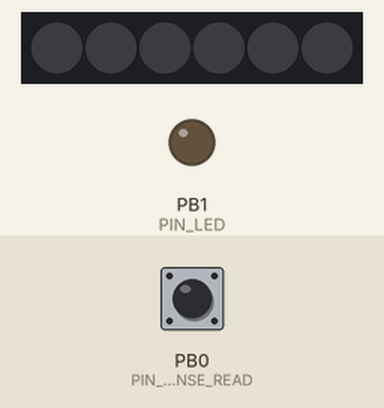
Recording of a sketch running on a simulated ATtiny85, built with avr-gcc and run on an emulated ATtiny85. Parts: 6 RGB LEDs in strip order, left to right, output pins drawn as LEDs (lit = HIGH). Dashed ring = blinking. The test bench sets the inputs (shaded band); at power-on: PB0 (PIN_SENSE_READ) HIGH. Dim RGB values are drawn brighter than linear; random numbers use the default seed unless the sketch sets one.

Above: at 1.7 s.
1.8 s: PB0 (PIN_SENSE_READ) driven LOW
At 4.7 s:
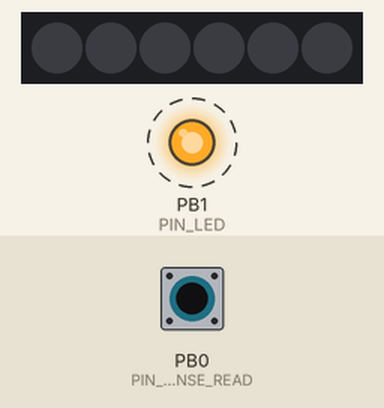
4.8 s: PB0 (PIN_SENSE_READ) driven HIGH
At 5.24 s:
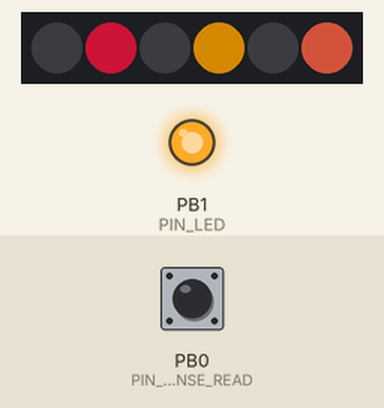
7.1 s: PB0 (PIN_SENSE_READ) driven LOW
At 7.48 s:
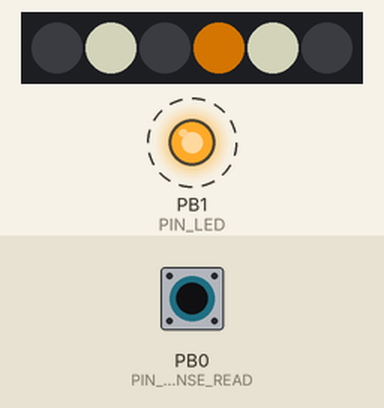
9.8 s: PB0 (PIN_SENSE_READ) driven HIGH
At 10.07 s:
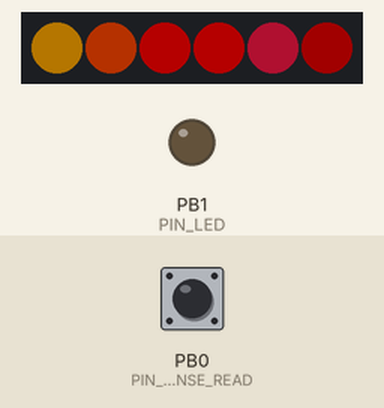
11.7 s: PB0 (PIN_SENSE_READ) pulsed LOW 5 times (0.12 s each, 0.3 s apart)
At 11.92 s:
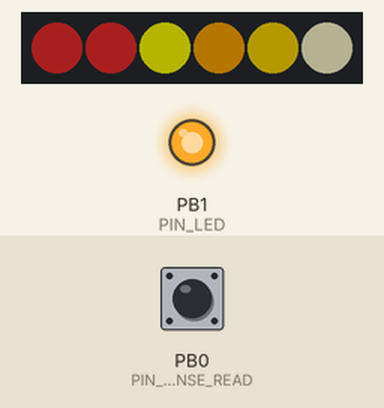
15.5 s: PB0 (PIN_SENSE_READ) pulsed LOW 2 times (0.12 s each, 0.3 s apart)
At 15.74 s:
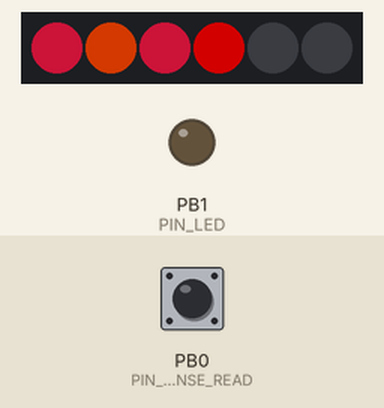
Timing chart, 0 to 21.9 s (numbered marks = the images above; inputs shaded):
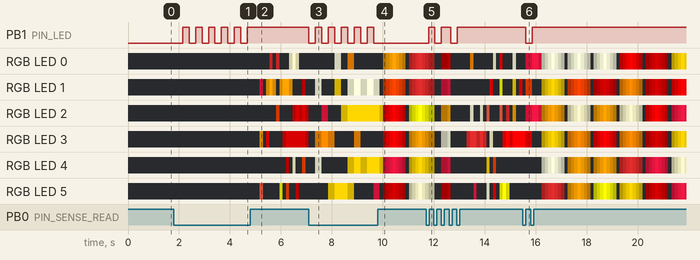

The sketch:

digispark_captouch.ino
```cpp
#include <Adafruit_NeoPixel.h>
#include <CapacitiveSensor.h>

#define PIN_DATA 4          // DIN to Neo Pixels
#define PIN_LED 1           // LED on Model B=PIN0, LED on Model A=PIN1
#define PIN_SENSE_READ 0    // Read for capacitive sensor
#define PIN_SENSE_DRIVE 2   // Drive V for capacitive sensor

#define N_PIXELS 6          // no more than 31

// threshold to detect a capacitive touch (0-999)
#define CAP_THRESHOLD 50

// number of samples for capacitive sensor
#define CAP_NUM_SAMPLES 10

// debounce timing (ms)
#define DEBOUNCE_MS 250

#define PULSE_MS 125

// time to turn off (ticks = 1000/DEBOUNCE_MS*60*# minutes)
#define AUTO_OFF_TIMEOUT_TICKS 4800
uint32_t timeout_counter = 0;

// colors
const uint32_t palette[] = {
  0x8B0000, // dark red
  0xB22222, // firebrick
  0xFF0000, // red
  0xDC143C, // crimson
  0xFF6347, // tomato
  0xFF4500, // orange red
  0xFF8C00, // dark orange
  0xFFA500, // orange
  0xFFD700, // gold
  0xFFFF00, // yellow
  0xFFFFE0, // light yellow
  0xFFFACD  // lemon chiffon
};
uint8_t const num_colors = sizeof(palette)/sizeof(uint32_t);

int8_t pixel_color_index[N_PIXELS];
int8_t pixel_color_brightness[N_PIXELS];

enum NightLightMode {OFF=0, TWINKLE, PULSE, PULSE_OFF, NUM_MODES} night_light_state;
uint8_t pulse_level = 0;


Adafruit_NeoPixel pixels (N_PIXELS,PIN_DATA,NEO_GRBW+NEO_KHZ800);
CapacitiveSensor cap_sensor (PIN_SENSE_DRIVE, PIN_SENSE_READ);

bool cap_button_clicked() {
  long const val = cap_sensor.capacitiveSensor(CAP_NUM_SAMPLES);
  return (val > CAP_THRESHOLD);
}

uint32_t scaled_color_quarter(uint8_t ipix, uint8_t num) {
  if (num == 4) {
    return palette[pixel_color_index[ipix]];
  } else if (num == 0) {
    return 0;
  } else {
    uint8_t red   = (uint8_t)(palette[pixel_color_index[ipix]] >> 16);
    uint8_t green = (uint8_t)(palette[pixel_color_index[ipix]] >> 8);
    uint8_t blue  = (uint8_t)(palette[pixel_color_index[ipix]] >> 0);

    if (num == 2) {
      red   = red >> 1;
      green = green >> 1;
      blue  = blue >> 1;
    } else if (num == 1) {
      red   = red >> 2;
      green = green >> 2;
      blue  = blue >> 2;
    } else if (num == 3) {
      red   -= (red >> 2);
      green -= (green >> 2);
      blue  -= (blue >> 2);
    }
    return ((uint32_t)red << 16) | ((uint32_t)green << 8) | ((uint32_t)blue << 0);
  }
}

void update_lights()
{
  if (night_light_state == TWINKLE) {
    uint32_t brighten_mask = 0;

    long const nchange = random(N_PIXELS);  // brighten this many pixels
    for(long idelta = 0; idelta < nchange; ++idelta) {
      long const ipix = random(N_PIXELS);   // brighten this pixel
      brighten_mask |= 0x01 << ipix;
    }

    // saturating brighten/darken, then update
    for(uint8_t ipix = 0; ipix < N_PIXELS; ++ipix) {
      if (brighten_mask & (0x01 << ipix)) {
        if ( pixel_color_brightness[ipix] < 3 ) { // 2 or lower --> 4
          pixel_color_brightness[ipix] += 2;
        } else if (pixel_color_brightness[ipix] > 5) {  // 6 or higher --> 4
          pixel_color_brightness[ipix] -= 2;
        } else {
          pixel_color_brightness[ipix] = 4;
        }
      } else {
        if ( pixel_color_brightness[ipix] > 1 && pixel_color_brightness[ipix] < 5 ) { // 2 to 4 --> 0
          pixel_color_brightness[ipix] -= 2;
        } else if (pixel_color_brightness[ipix] == 5) {  // 5 --> 8
          pixel_color_brightness[ipix] += 2;
        } else {
          pixel_color_brightness[ipix] = 0;
        }

        if (pixel_color_brightness[ipix] == 0) {  // change the color
          pixel_color_index[ipix] = random(num_colors);
        }
      }
    }
  } else if (night_light_state == PULSE) {
    if (pixel_color_brightness[0] == 0) { // new colors at 0
      for (uint8_t ipix = 0; ipix < N_PIXELS; ++ipix) {
        pixel_color_index[ipix] = random(num_colors);
      }
    }

    for (uint8_t ipix = 0; ipix < N_PIXELS; ++ipix) {
      pixel_color_brightness[ipix] = (pixel_color_brightness[ipix] + 1) % 8;
    }
  } else if (night_light_state == PULSE_OFF) {
    bool all_off = true;
    for (uint8_t ipix = 0; ipix < N_PIXELS; ++ipix) {
      if (pixel_color_brightness[ipix] != 0) {
        all_off = false;
        pixel_color_brightness[ipix] = (pixel_color_brightness[ipix] + 1) % 8;
      }
    }
    if (all_off) {
      night_light_state = OFF;
    }
  }

  for (uint8_t ipix = 0; ipix < N_PIXELS; ++ipix) {
    if (pixel_color_brightness[ipix] > 4) {
      pixels.setPixelColor(ipix,scaled_color_quarter(ipix,8-pixel_color_brightness[ipix]));
    } else {
      pixels.setPixelColor(ipix,scaled_color_quarter(ipix,pixel_color_brightness[ipix]));
    }
  }
  pixels.show();

}


void setup()
{
  pinMode(PIN_LED, OUTPUT);
  pinMode(PIN_SENSE_READ, INPUT);
  pinMode(PIN_SENSE_DRIVE, OUTPUT);
  pixels.begin();
  delay(500);
  for (int p = 0; p < N_PIXELS; ++p) {
    pixel_color_brightness[p] = 0; // off
    pixel_color_index[p] = random(num_colors);
    pixels.setPixelColor(p,0);
  }
  pixels.show();

  timeout_counter = 0;
  night_light_state = OFF;
}


uint8_t toggle = 0;
bool cap_button_down = false;
void loop()
{
    if (cap_button_clicked()) { // button down
      cap_button_down = true;
      digitalWrite(PIN_LED, toggle);
      toggle = (toggle == 0 ? 1 : 0);
      delay(DEBOUNCE_MS);
    } else if (cap_button_down) { // released
      cap_button_down = false;
      timeout_counter = 0;  // reset
      for (uint8_t ipix = 0; ipix < N_PIXELS; ++ipix) {
        pixel_color_brightness[ipix] = 0; // off
        pixel_color_index[ipix] = random(num_colors);
      }

      if (night_light_state < PULSE) {
        night_light_state = (NightLightMode)(night_light_state + 1);
      } else {
        night_light_state = OFF;
      }
      delay(120);
    } else {
      delay(DEBOUNCE_MS/2);
    }

    if (night_light_state != OFF) {
      timeout_counter++;
      if (timeout_counter > AUTO_OFF_TIMEOUT_TICKS) {
        night_light_state = PULSE_OFF;
      }
    }

    update_lights();

}
```

Measured:
- after the input at 1.8 s, PB1 (PIN_LED): alternates HIGH for 0.25 s and LOW for 0.25 s, starting after 0.35 s
- after the input at 4.8 s, RGB LED 0: off → RGB(89, 17, 17) after 0.76 s, → off 0.13 s later, → RGB(89, 17, 17) 0.13 s later, → off 0.13 s later, … (8 changes in this stretch); RGB LED 1: off → RGB(110, 10, 30) after 0.38 s, → off 0.13 s later, → RGB(127, 82, 0) 0.13 s later, → RGB(255, 165, 0) 0.13 s later, … (12 changes in this stretch)
- after the input at 7.1 s, PB1 (PIN_LED): alternates HIGH for 0.25 s and LOW for 0.25 s, starting at once
- after the input at 11.7 s, PB1 (PIN_LED): goes HIGH 0.25 s, LOW 0.25 s, HIGH 0.38 s, LOW 0.25 s, then HIGH, starting after 0.10 s
- after the input at 15.5 s, PB1 (PIN_LED): HIGH → LOW after 0.12 s, → HIGH 0.25 s later
